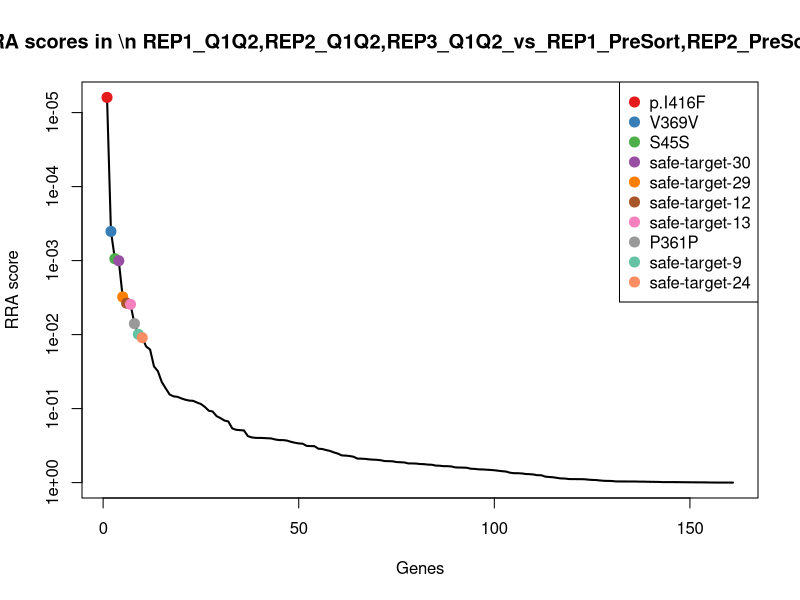
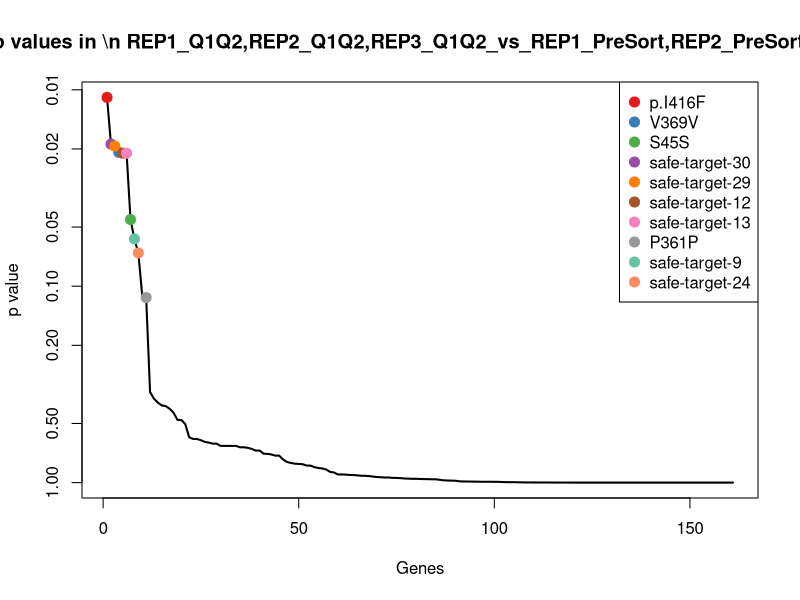
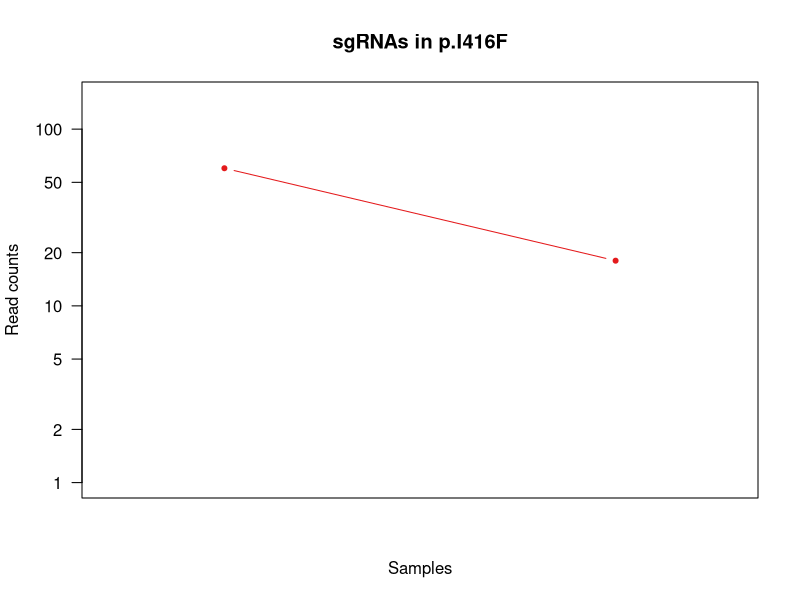

Recreate these plots in R, in order. (Note: this script raises an error after producing the figures.)
pdf(file='Q1Q2_presort_PAIRED_controls.pdf',width=4.5,height=4.5);
gstable=read.table('Q1Q2_presort_PAIRED_controls.gene_summary.txt',header=T)
# 
#
# parameters
# Do not modify the variables beginning with "__"

# gstablename='__GENE_SUMMARY_FILE__'
startindex=3
# outputfile='__OUTPUT_FILE__'
targetgenelist=c("p.I416F","V369V","S45S","safe-target-30","safe-target-29","safe-target-12","safe-target-13","P361P","safe-target-9","safe-target-24")
# samplelabel=sub('.\\w+.\\w+$','',colnames(gstable)[startindex]);
samplelabel='REP1_Q1Q2,REP2_Q1Q2,REP3_Q1Q2_vs_REP1_PreSort,REP2_PreSort,REP3_PreSort neg.'


# You need to write some codes in front of this code:
# gstable=read.table(gstablename,header=T)
# pdf(file=outputfile,width=6,height=6)


# set up color using RColorBrewer
#library(RColorBrewer)
#colors <- brewer.pal(length(targetgenelist), "Set1")

colors=c( "#E41A1C", "#377EB8", "#4DAF4A", "#984EA3", "#FF7F00",  "#A65628", "#F781BF",
          "#999999", "#66C2A5", "#FC8D62", "#8DA0CB", "#E78AC3", "#A6D854", "#FFD92F", "#E5C494", "#B3B3B3", 
          "#8DD3C7", "#FFFFB3", "#BEBADA", "#FB8072", "#80B1D3", "#FDB462", "#B3DE69", "#FCCDE5",
          "#D9D9D9", "#BC80BD", "#CCEBC5", "#FFED6F")

######
# function definition

plotrankedvalues<-function(val, tglist, ...){
  
  plot(val,log='y',ylim=c(max(val),min(val)),type='l',lwd=2, ...)
  if(length(tglist)>0){
    for(i in 1:length(tglist)){
      targetgene=tglist[i];
      tx=which(names(val)==targetgene);ty=val[targetgene];
      points(tx,ty,col=colors[(i %% length(colors)) ],cex=2,pch=20)
      # text(tx+50,ty,targetgene,col=colors[i])
    }
    legend('topright',tglist,pch=20,pt.cex = 2,cex=1,col=colors)
  }
}



plotrandvalues<-function(val,targetgenelist, ...){
  # choose the one with the best distance distribution
  
  mindiffvalue=0;
  randval=val;
  for(i in 1:20){
    randval0=sample(val)
    vindex=sort(which(names(randval0) %in% targetgenelist))
    if(max(vindex)>0.9*length(val)){
      # print('pass...')
      next;
    }
    mindiffind=min(diff(vindex));
    if (mindiffind > mindiffvalue){
      mindiffvalue=mindiffind;
      randval=randval0;
      # print(paste('Diff: ',mindiffvalue))
    }
  }
  plot(randval,log='y',ylim=c(max(randval),min(randval)),pch=20,col='grey', ...)
  
  if(length(targetgenelist)>0){
    for(i in 1:length(targetgenelist)){
      targetgene=targetgenelist[i];
      tx=which(names(randval)==targetgene);ty=randval[targetgene];
      points(tx,ty,col=colors[(i %% length(colors)) ],cex=2,pch=20)
      text(tx+50,ty,targetgene,col=colors[i])
    }
  }
  
}




# set.seed(1235)



pvec=gstable[,startindex]
names(pvec)=gstable[,'id']
pvec=sort(pvec);

plotrankedvalues(pvec,targetgenelist,xlab='Genes',ylab='RRA score',main=paste('Distribution of RRA scores in \\n',samplelabel))

# plotrandvalues(pvec,targetgenelist,xlab='Genes',ylab='RRA score',main=paste('Distribution of RRA scores in \\n',samplelabel))


pvec=gstable[,startindex+1]
names(pvec)=gstable[,'id']
pvec=sort(pvec);

plotrankedvalues(pvec,targetgenelist,xlab='Genes',ylab='p value',main=paste('Distribution of p values in \\n',samplelabel))

# plotrandvalues(pvec,targetgenelist,xlab='Genes',ylab='p value',main=paste('Distribution of p values in \\n',samplelabel))



# you need to write after this code:
# dev.off()






# parameters
# Do not modify the variables beginning with "__"
targetmat=list(c(59.061458388501784,17.012636642239524),c(42.47017397272603,85.4107656802525),c(42.56244825776316,34.27507461425428),c(109.03653856338791,150.15501036411405),c(120.33215958939041,103.39197950767407),c(81.97212257050683,94.76050040411478),c(7.571981844679716,0.0),c(0.0,2.5687448324887967),c(4.7291609175292395,1.344120573108011),c(25.744738271911036,26.628474744374905),c(26.897776849393153,23.11870349239917),c(29.951352477685184,17.473567450404143),c(10.600774582551603,17.012636642239524),c(19.81941452060548,18.623400035543774),c(31.527739450194932,10.752964584864088))
targetgene="p.I416F"
collabel=c("REP1_PreSort","REP2_PreSort","REP3_PreSort","REP1_Q1Q2","REP2_Q1Q2","REP3_Q1Q2")

# set up color using RColorBrewer
#library(RColorBrewer)
#colors <- brewer.pal(length(targetgenelist), "Set1")

colors=c( "#E41A1C", "#377EB8", "#4DAF4A", "#984EA3", "#FF7F00",  "#A65628", "#F781BF",
          "#999999", "#66C2A5", "#FC8D62", "#8DA0CB", "#E78AC3", "#A6D854", "#FFD92F", "#E5C494", "#B3B3B3", 
          "#8DD3C7", "#FFFFB3", "#BEBADA", "#FB8072", "#80B1D3", "#FDB462", "#B3DE69", "#FCCDE5",
          "#D9D9D9", "#BC80BD", "#CCEBC5", "#FFED6F")


## code

targetmatvec=unlist(targetmat)+1
yrange=range(targetmatvec[targetmatvec>0]);
# yrange[1]=1; # set the minimum value to 1
for(i in 1:length(targetmat)){
  vali=targetmat[[i]]+1;
  if(i==1){
    plot(1:length(vali),vali,type='b',las=1,pch=20,main=paste('sgRNAs in',targetgene),ylab='Read counts',xlab='Samples',xlim=c(0.7,length(vali)+0.3),ylim = yrange,col=colors[(i %% length(colors))],xaxt='n',log='y')
    axis(1,at=1:length(vali),labels=(collabel),las=2)
    # lines(0:100,rep(1,101),col='black');
  }else{
    lines(1:length(vali),vali,type='b',pch=20,col=colors[(i %% length(colors))])
  }
}




# parameters
# Do not modify the variables beginning with "__"
targetmat=list(c(0.0,0.739679854010414),c(9.90970726030274,3.853117248733195),c(7.881934862548733,2.688241146216022),c(21.201549165103206,54.73630919677064),c(24.066431917878084,22.476517284276973),c(20.493030642626707,42.339798052902346))
targetgene="V369V"
collabel=c("REP1_PreSort","REP2_PreSort","REP3_PreSort","REP1_Q1Q2","REP2_Q1Q2","REP3_Q1Q2")

# set up color using RColorBrewer
#library(RColorBrewer)
#colors <- brewer.pal(length(targetgenelist), "Set1")

colors=c( "#E41A1C", "#377EB8", "#4DAF4A", "#984EA3", "#FF7F00",  "#A65628", "#F781BF",
          "#999999", "#66C2A5", "#FC8D62", "#8DA0CB", "#E78AC3", "#A6D854", "#FFD92F", "#E5C494", "#B3B3B3", 
          "#8DD3C7", "#FFFFB3", "#BEBADA", "#FB8072", "#80B1D3", "#FDB462", "#B3DE69", "#FCCDE5",
          "#D9D9D9", "#BC80BD", "#CCEBC5", "#FFED6F")


## code

targetmatvec=unlist(targetmat)+1
yrange=range(targetmatvec[targetmatvec>0]);
# yrange[1]=1; # set the minimum value to 1
for(i in 1:length(targetmat)){
  vali=targetmat[[i]]+1;
  if(i==1){
    plot(1:length(vali),vali,type='b',las=1,pch=20,main=paste('sgRNAs in',targetgene),ylab='Read counts',xlab='Samples',xlim=c(0.7,length(vali)+0.3),ylim = yrange,col=colors[(i %% length(colors))],xaxt='n',log='y')
    axis(1,at=1:length(vali),labels=(collabel),las=2)
    # lines(0:100,rep(1,101),col='black');
  }else{
    lines(1:length(vali),vali,type='b',pch=20,col=colors[(i %% length(colors))])
  }
}




# parameters
# Do not modify the variables beginning with "__"
targetmat=list(c(89.34938576722065,83.58382350317679),c(63.705260959089046,50.09052423353154),c(83.54850954301656,45.02803919911837),c(65.11904386424555,45.120471094635256),c(94.8500552057548,15.41246899493278),c(74.0901877079581,26.210351175606213))
targetgene="S45S"
collabel=c("REP1_PreSort","REP2_PreSort","REP3_PreSort","REP1_Q1Q2","REP2_Q1Q2","REP3_Q1Q2")

# set up color using RColorBrewer
#library(RColorBrewer)
#colors <- brewer.pal(length(targetgenelist), "Set1")

colors=c( "#E41A1C", "#377EB8", "#4DAF4A", "#984EA3", "#FF7F00",  "#A65628", "#F781BF",
          "#999999", "#66C2A5", "#FC8D62", "#8DA0CB", "#E78AC3", "#A6D854", "#FFD92F", "#E5C494", "#B3B3B3", 
          "#8DD3C7", "#FFFFB3", "#BEBADA", "#FB8072", "#80B1D3", "#FDB462", "#B3DE69", "#FCCDE5",
          "#D9D9D9", "#BC80BD", "#CCEBC5", "#FFED6F")


## code

targetmatvec=unlist(targetmat)+1
yrange=range(targetmatvec[targetmatvec>0]);
# yrange[1]=1; # set the minimum value to 1
for(i in 1:length(targetmat)){
  vali=targetmat[[i]]+1;
  if(i==1){
    plot(1:length(vali),vali,type='b',las=1,pch=20,main=paste('sgRNAs in',targetgene),ylab='Read counts',xlab='Samples',xlim=c(0.7,length(vali)+0.3),ylim = yrange,col=colors[(i %% length(colors))],xaxt='n',log='y')
    axis(1,at=1:length(vali),labels=(collabel),las=2)
    # lines(0:100,rep(1,101),col='black');
  }else{
    lines(1:length(vali),vali,type='b',pch=20,col=colors[(i %% length(colors))])
  }
}




# parameters
# Do not modify the variables beginning with "__"
targetmat=list(c(1.5143963689359432,12.574557518177038),c(16.98806958909041,0.0),c(0.0,3.3603014327700276))
targetgene="safe-target-30"
collabel=c("REP1_PreSort","REP2_PreSort","REP3_PreSort","REP1_Q1Q2","REP2_Q1Q2","REP3_Q1Q2")

# set up color using RColorBrewer
#library(RColorBrewer)
#colors <- brewer.pal(length(targetgenelist), "Set1")

colors=c( "#E41A1C", "#377EB8", "#4DAF4A", "#984EA3", "#FF7F00",  "#A65628", "#F781BF",
          "#999999", "#66C2A5", "#FC8D62", "#8DA0CB", "#E78AC3", "#A6D854", "#FFD92F", "#E5C494", "#B3B3B3", 
          "#8DD3C7", "#FFFFB3", "#BEBADA", "#FB8072", "#80B1D3", "#FDB462", "#B3DE69", "#FCCDE5",
          "#D9D9D9", "#BC80BD", "#CCEBC5", "#FFED6F")


## code

targetmatvec=unlist(targetmat)+1
yrange=range(targetmatvec[targetmatvec>0]);
# yrange[1]=1; # set the minimum value to 1
for(i in 1:length(targetmat)){
  vali=targetmat[[i]]+1;
  if(i==1){
    plot(1:length(vali),vali,type='b',las=1,pch=20,main=paste('sgRNAs in',targetgene),ylab='Read counts',xlab='Samples',xlim=c(0.7,length(vali)+0.3),ylim = yrange,col=colors[(i %% length(colors))],xaxt='n',log='y')
    axis(1,at=1:length(vali),labels=(collabel),las=2)
    # lines(0:100,rep(1,101),col='black');
  }else{
    lines(1:length(vali),vali,type='b',pch=20,col=colors[(i %% length(colors))])
  }
}




# parameters
# Do not modify the variables beginning with "__"
targetmat=list(c(351.3399575931388,180.48188437854103),c(319.94197726120274,167.610600319894),c(296.3607508318324,246.64612516532003))
targetgene="safe-target-29"
collabel=c("REP1_PreSort","REP2_PreSort","REP3_PreSort","REP1_Q1Q2","REP2_Q1Q2","REP3_Q1Q2")

# set up color using RColorBrewer
#library(RColorBrewer)
#colors <- brewer.pal(length(targetgenelist), "Set1")

colors=c( "#E41A1C", "#377EB8", "#4DAF4A", "#984EA3", "#FF7F00",  "#A65628", "#F781BF",
          "#999999", "#66C2A5", "#FC8D62", "#8DA0CB", "#E78AC3", "#A6D854", "#FFD92F", "#E5C494", "#B3B3B3", 
          "#8DD3C7", "#FFFFB3", "#BEBADA", "#FB8072", "#80B1D3", "#FDB462", "#B3DE69", "#FCCDE5",
          "#D9D9D9", "#BC80BD", "#CCEBC5", "#FFED6F")


## code

targetmatvec=unlist(targetmat)+1
yrange=range(targetmatvec[targetmatvec>0]);
# yrange[1]=1; # set the minimum value to 1
for(i in 1:length(targetmat)){
  vali=targetmat[[i]]+1;
  if(i==1){
    plot(1:length(vali),vali,type='b',las=1,pch=20,main=paste('sgRNAs in',targetgene),ylab='Read counts',xlab='Samples',xlim=c(0.7,length(vali)+0.3),ylim = yrange,col=colors[(i %% length(colors))],xaxt='n',log='y')
    axis(1,at=1:length(vali),labels=(collabel),las=2)
    # lines(0:100,rep(1,101),col='black');
  }else{
    lines(1:length(vali),vali,type='b',pch=20,col=colors[(i %% length(colors))])
  }
}




# parameters
# Do not modify the variables beginning with "__"
targetmat=list(c(77.2342148157331,34.02527328447905),c(55.21122616454384,29.540565573621162),c(78.81934862548732,61.82954636296851))
targetgene="safe-target-12"
collabel=c("REP1_PreSort","REP2_PreSort","REP3_PreSort","REP1_Q1Q2","REP2_Q1Q2","REP3_Q1Q2")

# set up color using RColorBrewer
#library(RColorBrewer)
#colors <- brewer.pal(length(targetgenelist), "Set1")

colors=c( "#E41A1C", "#377EB8", "#4DAF4A", "#984EA3", "#FF7F00",  "#A65628", "#F781BF",
          "#999999", "#66C2A5", "#FC8D62", "#8DA0CB", "#E78AC3", "#A6D854", "#FFD92F", "#E5C494", "#B3B3B3", 
          "#8DD3C7", "#FFFFB3", "#BEBADA", "#FB8072", "#80B1D3", "#FDB462", "#B3DE69", "#FCCDE5",
          "#D9D9D9", "#BC80BD", "#CCEBC5", "#FFED6F")


## code

targetmatvec=unlist(targetmat)+1
yrange=range(targetmatvec[targetmatvec>0]);
# yrange[1]=1; # set the minimum value to 1
for(i in 1:length(targetmat)){
  vali=targetmat[[i]]+1;
  if(i==1){
    plot(1:length(vali),vali,type='b',las=1,pch=20,main=paste('sgRNAs in',targetgene),ylab='Read counts',xlab='Samples',xlim=c(0.7,length(vali)+0.3),ylim = yrange,col=colors[(i %% length(colors))],xaxt='n',log='y')
    axis(1,at=1:length(vali),labels=(collabel),las=2)
    # lines(0:100,rep(1,101),col='black');
  }else{
    lines(1:length(vali),vali,type='b',pch=20,col=colors[(i %% length(colors))])
  }
}




# parameters
# Do not modify the variables beginning with "__"
targetmat=list(c(110.55093493232386,59.174388320833124),c(84.94034794545206,15.41246899493278),c(86.70128348803607,84.00753581925069))
targetgene="safe-target-13"
collabel=c("REP1_PreSort","REP2_PreSort","REP3_PreSort","REP1_Q1Q2","REP2_Q1Q2","REP3_Q1Q2")

# set up color using RColorBrewer
#library(RColorBrewer)
#colors <- brewer.pal(length(targetgenelist), "Set1")

colors=c( "#E41A1C", "#377EB8", "#4DAF4A", "#984EA3", "#FF7F00",  "#A65628", "#F781BF",
          "#999999", "#66C2A5", "#FC8D62", "#8DA0CB", "#E78AC3", "#A6D854", "#FFD92F", "#E5C494", "#B3B3B3", 
          "#8DD3C7", "#FFFFB3", "#BEBADA", "#FB8072", "#80B1D3", "#FDB462", "#B3DE69", "#FCCDE5",
          "#D9D9D9", "#BC80BD", "#CCEBC5", "#FFED6F")


## code

targetmatvec=unlist(targetmat)+1
yrange=range(targetmatvec[targetmatvec>0]);
# yrange[1]=1; # set the minimum value to 1
for(i in 1:length(targetmat)){
  vali=targetmat[[i]]+1;
  if(i==1){
    plot(1:length(vali),vali,type='b',las=1,pch=20,main=paste('sgRNAs in',targetgene),ylab='Read counts',xlab='Samples',xlim=c(0.7,length(vali)+0.3),ylim = yrange,col=colors[(i %% length(colors))],xaxt='n',log='y')
    axis(1,at=1:length(vali),labels=(collabel),las=2)
    # lines(0:100,rep(1,101),col='black');
  }else{
    lines(1:length(vali),vali,type='b',pch=20,col=colors[(i %% length(colors))])
  }
}




# parameters
# Do not modify the variables beginning with "__"
targetmat=list(c(33.31672011659075,47.3395106566665),c(28.313449315150688,43.668662152309544),c(42.56244825776316,38.307436333578316),c(1.5143963689359432,12.574557518177038),c(4.247017397272603,1.9265586243665975),c(4.7291609175292395,2.0161808596620165))
targetgene="P361P"
collabel=c("REP1_PreSort","REP2_PreSort","REP3_PreSort","REP1_Q1Q2","REP2_Q1Q2","REP3_Q1Q2")

# set up color using RColorBrewer
#library(RColorBrewer)
#colors <- brewer.pal(length(targetgenelist), "Set1")

colors=c( "#E41A1C", "#377EB8", "#4DAF4A", "#984EA3", "#FF7F00",  "#A65628", "#F781BF",
          "#999999", "#66C2A5", "#FC8D62", "#8DA0CB", "#E78AC3", "#A6D854", "#FFD92F", "#E5C494", "#B3B3B3", 
          "#8DD3C7", "#FFFFB3", "#BEBADA", "#FB8072", "#80B1D3", "#FDB462", "#B3DE69", "#FCCDE5",
          "#D9D9D9", "#BC80BD", "#CCEBC5", "#FFED6F")


## code

targetmatvec=unlist(targetmat)+1
yrange=range(targetmatvec[targetmatvec>0]);
# yrange[1]=1; # set the minimum value to 1
for(i in 1:length(targetmat)){
  vali=targetmat[[i]]+1;
  if(i==1){
    plot(1:length(vali),vali,type='b',las=1,pch=20,main=paste('sgRNAs in',targetgene),ylab='Read counts',xlab='Samples',xlim=c(0.7,length(vali)+0.3),ylim = yrange,col=colors[(i %% length(colors))],xaxt='n',log='y')
    axis(1,at=1:length(vali),labels=(collabel),las=2)
    # lines(0:100,rep(1,101),col='black');
  }else{
    lines(1:length(vali),vali,type='b',pch=20,col=colors[(i %% length(colors))])
  }
}




# parameters
# Do not modify the variables beginning with "__"
targetmat=list(c(265.0193645637901,103.55517956145796),c(242.07999164453838,157.3356209899388),c(182.8608888111306,111.56200756796491))
targetgene="safe-target-9"
collabel=c("REP1_PreSort","REP2_PreSort","REP3_PreSort","REP1_Q1Q2","REP2_Q1Q2","REP3_Q1Q2")

# set up color using RColorBrewer
#library(RColorBrewer)
#colors <- brewer.pal(length(targetgenelist), "Set1")

colors=c( "#E41A1C", "#377EB8", "#4DAF4A", "#984EA3", "#FF7F00",  "#A65628", "#F781BF",
          "#999999", "#66C2A5", "#FC8D62", "#8DA0CB", "#E78AC3", "#A6D854", "#FFD92F", "#E5C494", "#B3B3B3", 
          "#8DD3C7", "#FFFFB3", "#BEBADA", "#FB8072", "#80B1D3", "#FDB462", "#B3DE69", "#FCCDE5",
          "#D9D9D9", "#BC80BD", "#CCEBC5", "#FFED6F")


## code

targetmatvec=unlist(targetmat)+1
yrange=range(targetmatvec[targetmatvec>0]);
# yrange[1]=1; # set the minimum value to 1
for(i in 1:length(targetmat)){
  vali=targetmat[[i]]+1;
  if(i==1){
    plot(1:length(vali),vali,type='b',las=1,pch=20,main=paste('sgRNAs in',targetgene),ylab='Read counts',xlab='Samples',xlim=c(0.7,length(vali)+0.3),ylim = yrange,col=colors[(i %% length(colors))],xaxt='n',log='y')
    axis(1,at=1:length(vali),labels=(collabel),las=2)
    # lines(0:100,rep(1,101),col='black');
  }else{
    lines(1:length(vali),vali,type='b',pch=20,col=colors[(i %% length(colors))])
  }
}




# parameters
# Do not modify the variables beginning with "__"
targetmat=list(c(42.40309833020641,41.422071824583185),c(14.156724657575344,30.182751781743363),c(25.222191560155945,4.704422005878039))
targetgene="safe-target-24"
collabel=c("REP1_PreSort","REP2_PreSort","REP3_PreSort","REP1_Q1Q2","REP2_Q1Q2","REP3_Q1Q2")

# set up color using RColorBrewer
#library(RColorBrewer)
#colors <- brewer.pal(length(targetgenelist), "Set1")

colors=c( "#E41A1C", "#377EB8", "#4DAF4A", "#984EA3", "#FF7F00",  "#A65628", "#F781BF",
          "#999999", "#66C2A5", "#FC8D62", "#8DA0CB", "#E78AC3", "#A6D854", "#FFD92F", "#E5C494", "#B3B3B3", 
          "#8DD3C7", "#FFFFB3", "#BEBADA", "#FB8072", "#80B1D3", "#FDB462", "#B3DE69", "#FCCDE5",
          "#D9D9D9", "#BC80BD", "#CCEBC5", "#FFED6F")


## code

targetmatvec=unlist(targetmat)+1
yrange=range(targetmatvec[targetmatvec>0]);
# yrange[1]=1; # set the minimum value to 1
for(i in 1:length(targetmat)){
  vali=targetmat[[i]]+1;
  if(i==1){
    plot(1:length(vali),vali,type='b',las=1,pch=20,main=paste('sgRNAs in',targetgene),ylab='Read counts',xlab='Samples',xlim=c(0.7,length(vali)+0.3),ylim = yrange,col=colors[(i %% length(colors))],xaxt='n',log='y')
    axis(1,at=1:length(vali),labels=(collabel),las=2)
    # lines(0:100,rep(1,101),col='black');
  }else{
    lines(1:length(vali),vali,type='b',pch=20,col=colors[(i %% length(colors))])
  }
}



# 
#
# parameters
# Do not modify the variables beginning with "__"

# gstablename='__GENE_SUMMARY_FILE__'
startindex=9
# outputfile='__OUTPUT_FILE__'
targetgenelist=c("safe-target-15","p.H210P","safe-target-10","G364G","safe-target-26","p.W403C","p.G364C","p.R362Q","p.M550K","p.C171F")
# samplelabel=sub('.\\w+.\\w+$','',colnames(gstable)[startindex]);
samplelabel='REP1_Q1Q2,REP2_Q1Q2,REP3_Q1Q2_vs_REP1_PreSort,REP2_PreSort,REP3_PreSort pos.'


# You need to write some codes in front of this code:
# gstable=read.table(gstablename,header=T)
# pdf(file=outputfile,width=6,height=6)


# set up color using RColorBrewer
#library(RColorBrewer)
#colors <- brewer.pal(length(targetgenelist), "Set1")

colors=c( "#E41A1C", "#377EB8", "#4DAF4A", "#984EA3", "#FF7F00",  "#A65628", "#F781BF",
          "#999999", "#66C2A5", "#FC8D62", "#8DA0CB", "#E78AC3", "#A6D854", "#FFD92F", "#E5C494", "#B3B3B3", 
          "#8DD3C7", "#FFFFB3", "#BEBADA", "#FB8072", "#80B1D3", "#FDB462", "#B3DE69", "#FCCDE5",
          "#D9D9D9", "#BC80BD", "#CCEBC5", "#FFED6F")

######
# function definition

plotrankedvalues<-function(val, tglist, ...){
  
  plot(val,log='y',ylim=c(max(val),min(val)),type='l',lwd=2, ...)
  if(length(tglist)>0){
    for(i in 1:length(tglist)){
      targetgene=tglist[i];
      tx=which(names(val)==targetgene);ty=val[targetgene];
      points(tx,ty,col=colors[(i %% length(colors)) ],cex=2,pch=20)
      # text(tx+50,ty,targetgene,col=colors[i])
    }
    legend('topright',tglist,pch=20,pt.cex = 2,cex=1,col=colors)
  }
}



plotrandvalues<-function(val,targetgenelist, ...){
  # choose the one with the best distance distribution
  
  mindiffvalue=0;
  randval=val;
  for(i in 1:20){
    randval0=sample(val)
    vindex=sort(which(names(randval0) %in% targetgenelist))
    if(max(vindex)>0.9*length(val)){
      # print('pass...')
      next;
    }
    mindiffind=min(diff(vindex));
    if (mindiffind > mindiffvalue){
      mindiffvalue=mindiffind;
      randval=randval0;
      # print(paste('Diff: ',mindiffvalue))
    }
  }
  plot(randval,log='y',ylim=c(max(randval),min(randval)),pch=20,col='grey', ...)
  
  if(length(targetgenelist)>0){
    for(i in 1:length(targetgenelist)){
      targetgene=targetgenelist[i];
      tx=which(names(randval)==targetgene);ty=randval[targetgene];
      points(tx,ty,col=colors[(i %% length(colors)) ],cex=2,pch=20)
      text(tx+50,ty,targetgene,col=colors[i])
    }
  }
  
}




# set.seed(1235)



pvec=gstable[,startindex]
names(pvec)=gstable[,'id']
pvec=sort(pvec);

plotrankedvalues(pvec,targetgenelist,xlab='Genes',ylab='RRA score',main=paste('Distribution of RRA scores in \\n',samplelabel))

# plotrandvalues(pvec,targetgenelist,xlab='Genes',ylab='RRA score',main=paste('Distribution of RRA scores in \\n',samplelabel))


pvec=gstable[,startindex+1]
names(pvec)=gstable[,'id']
pvec=sort(pvec);

plotrankedvalues(pvec,targetgenelist,xlab='Genes',ylab='p value',main=paste('Distribution of p values in \\n',samplelabel))

# plotrandvalues(pvec,targetgenelist,xlab='Genes',ylab='p value',main=paste('Distribution of p values in \\n',samplelabel))



# you need to write after this code:
# dev.off()






# parameters
# Do not modify the variables beginning with "__"
targetmat=list(c(430.0885687778079,2738.294819546553),c(655.4563516457384,2394.712370087681),c(316.8537814744591,2028.2779448199885))
targetgene="safe-target-15"
collabel=c("REP1_PreSort","REP2_PreSort","REP3_PreSort","REP1_Q1Q2","REP2_Q1Q2","REP3_Q1Q2")

# set up color using RColorBrewer
#library(RColorBrewer)
#colors <- brewer.pal(length(targetgenelist), "Set1")

colors=c( "#E41A1C", "#377EB8", "#4DAF4A", "#984EA3", "#FF7F00",  "#A65628", "#F781BF",
          "#999999", "#66C2A5", "#FC8D62", "#8DA0CB", "#E78AC3", "#A6D854", "#FFD92F", "#E5C494", "#B3B3B3", 
          "#8DD3C7", "#FFFFB3", "#BEBADA", "#FB8072", "#80B1D3", "#FDB462", "#B3DE69", "#FCCDE5",
          "#D9D9D9", "#BC80BD", "#CCEBC5", "#FFED6F")


## code

targetmatvec=unlist(targetmat)+1
yrange=range(targetmatvec[targetmatvec>0]);
# yrange[1]=1; # set the minimum value to 1
for(i in 1:length(targetmat)){
  vali=targetmat[[i]]+1;
  if(i==1){
    plot(1:length(vali),vali,type='b',las=1,pch=20,main=paste('sgRNAs in',targetgene),ylab='Read counts',xlab='Samples',xlim=c(0.7,length(vali)+0.3),ylim = yrange,col=colors[(i %% length(colors))],xaxt='n',log='y')
    axis(1,at=1:length(vali),labels=(collabel),las=2)
    # lines(0:100,rep(1,101),col='black');
  }else{
    lines(1:length(vali),vali,type='b',pch=20,col=colors[(i %% length(colors))])
  }
}




# parameters
# Do not modify the variables beginning with "__"
targetmat=list(c(15.143963689359431,30.326874014426974),c(24.066431917878084,14.770282786810581),c(7.881934862548733,18.817688023512154),c(16.658360058295376,19.231676204270766),c(18.403742054847946,20.549958659910374),c(15.763869725097466,16.80150716385014),c(22.715945534039147,53.99662934276022),c(31.144794246665757,34.67805523859876),c(18.916643670116958,29.570652608376243),c(9.08637821361566,13.314237372187453),c(1.4156724657575344,5.779675873099793),c(0.0,4.704422005878039),c(18.17275642723132,61.393427882864366),c(25.48210438363562,31.467124197987758),c(12.611095780077973,32.93095404114627))
targetgene="p.H210P"
collabel=c("REP1_PreSort","REP2_PreSort","REP3_PreSort","REP1_Q1Q2","REP2_Q1Q2","REP3_Q1Q2")

# set up color using RColorBrewer
#library(RColorBrewer)
#colors <- brewer.pal(length(targetgenelist), "Set1")

colors=c( "#E41A1C", "#377EB8", "#4DAF4A", "#984EA3", "#FF7F00",  "#A65628", "#F781BF",
          "#999999", "#66C2A5", "#FC8D62", "#8DA0CB", "#E78AC3", "#A6D854", "#FFD92F", "#E5C494", "#B3B3B3", 
          "#8DD3C7", "#FFFFB3", "#BEBADA", "#FB8072", "#80B1D3", "#FDB462", "#B3DE69", "#FCCDE5",
          "#D9D9D9", "#BC80BD", "#CCEBC5", "#FFED6F")


## code

targetmatvec=unlist(targetmat)+1
yrange=range(targetmatvec[targetmatvec>0]);
# yrange[1]=1; # set the minimum value to 1
for(i in 1:length(targetmat)){
  vali=targetmat[[i]]+1;
  if(i==1){
    plot(1:length(vali),vali,type='b',las=1,pch=20,main=paste('sgRNAs in',targetgene),ylab='Read counts',xlab='Samples',xlim=c(0.7,length(vali)+0.3),ylim = yrange,col=colors[(i %% length(colors))],xaxt='n',log='y')
    axis(1,at=1:length(vali),labels=(collabel),las=2)
    # lines(0:100,rep(1,101),col='black');
  }else{
    lines(1:length(vali),vali,type='b',pch=20,col=colors[(i %% length(colors))])
  }
}




# parameters
# Do not modify the variables beginning with "__"
targetmat=list(c(611.816133050121,2709.4473052401468),c(995.2177434275467,2199.4877628185322),c(599.0270495537037,2051.127994562825))
targetgene="safe-target-10"
collabel=c("REP1_PreSort","REP2_PreSort","REP3_PreSort","REP1_Q1Q2","REP2_Q1Q2","REP3_Q1Q2")

# set up color using RColorBrewer
#library(RColorBrewer)
#colors <- brewer.pal(length(targetgenelist), "Set1")

colors=c( "#E41A1C", "#377EB8", "#4DAF4A", "#984EA3", "#FF7F00",  "#A65628", "#F781BF",
          "#999999", "#66C2A5", "#FC8D62", "#8DA0CB", "#E78AC3", "#A6D854", "#FFD92F", "#E5C494", "#B3B3B3", 
          "#8DD3C7", "#FFFFB3", "#BEBADA", "#FB8072", "#80B1D3", "#FDB462", "#B3DE69", "#FCCDE5",
          "#D9D9D9", "#BC80BD", "#CCEBC5", "#FFED6F")


## code

targetmatvec=unlist(targetmat)+1
yrange=range(targetmatvec[targetmatvec>0]);
# yrange[1]=1; # set the minimum value to 1
for(i in 1:length(targetmat)){
  vali=targetmat[[i]]+1;
  if(i==1){
    plot(1:length(vali),vali,type='b',las=1,pch=20,main=paste('sgRNAs in',targetgene),ylab='Read counts',xlab='Samples',xlim=c(0.7,length(vali)+0.3),ylim = yrange,col=colors[(i %% length(colors))],xaxt='n',log='y')
    axis(1,at=1:length(vali),labels=(collabel),las=2)
    # lines(0:100,rep(1,101),col='black');
  }else{
    lines(1:length(vali),vali,type='b',pch=20,col=colors[(i %% length(colors))])
  }
}




# parameters
# Do not modify the variables beginning with "__"
targetmat=list(c(1.5143963689359432,9.615838102135383),c(4.247017397272603,5.779675873099793),c(6.305547890038986,4.704422005878039),c(10.600774582551603,30.326874014426974),c(7.078362328787672,34.035869030476555),c(29.951352477685184,11.425024871418094))
targetgene="G364G"
collabel=c("REP1_PreSort","REP2_PreSort","REP3_PreSort","REP1_Q1Q2","REP2_Q1Q2","REP3_Q1Q2")

# set up color using RColorBrewer
#library(RColorBrewer)
#colors <- brewer.pal(length(targetgenelist), "Set1")

colors=c( "#E41A1C", "#377EB8", "#4DAF4A", "#984EA3", "#FF7F00",  "#A65628", "#F781BF",
          "#999999", "#66C2A5", "#FC8D62", "#8DA0CB", "#E78AC3", "#A6D854", "#FFD92F", "#E5C494", "#B3B3B3", 
          "#8DD3C7", "#FFFFB3", "#BEBADA", "#FB8072", "#80B1D3", "#FDB462", "#B3DE69", "#FCCDE5",
          "#D9D9D9", "#BC80BD", "#CCEBC5", "#FFED6F")


## code

targetmatvec=unlist(targetmat)+1
yrange=range(targetmatvec[targetmatvec>0]);
# yrange[1]=1; # set the minimum value to 1
for(i in 1:length(targetmat)){
  vali=targetmat[[i]]+1;
  if(i==1){
    plot(1:length(vali),vali,type='b',las=1,pch=20,main=paste('sgRNAs in',targetgene),ylab='Read counts',xlab='Samples',xlim=c(0.7,length(vali)+0.3),ylim = yrange,col=colors[(i %% length(colors))],xaxt='n',log='y')
    axis(1,at=1:length(vali),labels=(collabel),las=2)
    # lines(0:100,rep(1,101),col='black');
  }else{
    lines(1:length(vali),vali,type='b',pch=20,col=colors[(i %% length(colors))])
  }
}




# parameters
# Do not modify the variables beginning with "__"
targetmat=list(c(386.1710740786655,898.711022622653),c(457.2622064396836,885.5747810005126),c(340.49958606210527,895.8563619764893))
targetgene="safe-target-26"
collabel=c("REP1_PreSort","REP2_PreSort","REP3_PreSort","REP1_Q1Q2","REP2_Q1Q2","REP3_Q1Q2")

# set up color using RColorBrewer
#library(RColorBrewer)
#colors <- brewer.pal(length(targetgenelist), "Set1")

colors=c( "#E41A1C", "#377EB8", "#4DAF4A", "#984EA3", "#FF7F00",  "#A65628", "#F781BF",
          "#999999", "#66C2A5", "#FC8D62", "#8DA0CB", "#E78AC3", "#A6D854", "#FFD92F", "#E5C494", "#B3B3B3", 
          "#8DD3C7", "#FFFFB3", "#BEBADA", "#FB8072", "#80B1D3", "#FDB462", "#B3DE69", "#FCCDE5",
          "#D9D9D9", "#BC80BD", "#CCEBC5", "#FFED6F")


## code

targetmatvec=unlist(targetmat)+1
yrange=range(targetmatvec[targetmatvec>0]);
# yrange[1]=1; # set the minimum value to 1
for(i in 1:length(targetmat)){
  vali=targetmat[[i]]+1;
  if(i==1){
    plot(1:length(vali),vali,type='b',las=1,pch=20,main=paste('sgRNAs in',targetgene),ylab='Read counts',xlab='Samples',xlim=c(0.7,length(vali)+0.3),ylim = yrange,col=colors[(i %% length(colors))],xaxt='n',log='y')
    axis(1,at=1:length(vali),labels=(collabel),las=2)
    # lines(0:100,rep(1,101),col='black');
  }else{
    lines(1:length(vali),vali,type='b',pch=20,col=colors[(i %% length(colors))])
  }
}




# parameters
# Do not modify the variables beginning with "__"
targetmat=list(c(826.860417439025,819.5652782435387),c(740.3966995911904,612.0034563404558),c(736.1727161620516,717.7603860396779),c(33.31672011659075,3.6983992700520703),c(24.066431917878084,21.834331076154772),c(28.37496550517544,10.752964584864088),c(10.600774582551603,44.380791240624845),c(11.325379726060275,20.549958659910374),c(6.305547890038986,14.113266017634116),c(18.17275642723132,38.46335240854153),c(14.156724657575344,34.035869030476555),c(15.763869725097466,29.570652608376243),c(139.32446594210677,152.3740499261453),c(87.77169287696714,199.71991072600395),c(160.79147119599415,145.16502189566518))
targetgene="p.W403C"
collabel=c("REP1_PreSort","REP2_PreSort","REP3_PreSort","REP1_Q1Q2","REP2_Q1Q2","REP3_Q1Q2")

# set up color using RColorBrewer
#library(RColorBrewer)
#colors <- brewer.pal(length(targetgenelist), "Set1")

colors=c( "#E41A1C", "#377EB8", "#4DAF4A", "#984EA3", "#FF7F00",  "#A65628", "#F781BF",
          "#999999", "#66C2A5", "#FC8D62", "#8DA0CB", "#E78AC3", "#A6D854", "#FFD92F", "#E5C494", "#B3B3B3", 
          "#8DD3C7", "#FFFFB3", "#BEBADA", "#FB8072", "#80B1D3", "#FDB462", "#B3DE69", "#FCCDE5",
          "#D9D9D9", "#BC80BD", "#CCEBC5", "#FFED6F")


## code

targetmatvec=unlist(targetmat)+1
yrange=range(targetmatvec[targetmatvec>0]);
# yrange[1]=1; # set the minimum value to 1
for(i in 1:length(targetmat)){
  vali=targetmat[[i]]+1;
  if(i==1){
    plot(1:length(vali),vali,type='b',las=1,pch=20,main=paste('sgRNAs in',targetgene),ylab='Read counts',xlab='Samples',xlim=c(0.7,length(vali)+0.3),ylim = yrange,col=colors[(i %% length(colors))],xaxt='n',log='y')
    axis(1,at=1:length(vali),labels=(collabel),las=2)
    # lines(0:100,rep(1,101),col='black');
  }else{
    lines(1:length(vali),vali,type='b',pch=20,col=colors[(i %% length(colors))])
  }
}




# parameters
# Do not modify the variables beginning with "__"
targetmat=list(c(3.0287927378718864,2.958719416041656),c(1.4156724657575344,8.990606913710788),c(1.5763869725097466,4.032361719324033),c(128.72369135955518,88.02190262723927),c(83.52467547969452,73.2092277259307),c(124.53457082826998,80.64723438648066),c(7.571981844679716,27.36815459838532),c(16.98806958909041,19.265586243665975),c(9.458321835058479,8.064723438648066),c(27.259134640846977,26.628474744374905),c(21.235086986363015,44.953034568553946),c(23.6458045876462,23.52211002939019),c(15.143963689359431,32.54591357645822),c(16.98806958909041,32.75149661423216),c(28.37496550517544,32.258893754592265))
targetgene="p.G364C"
collabel=c("REP1_PreSort","REP2_PreSort","REP3_PreSort","REP1_Q1Q2","REP2_Q1Q2","REP3_Q1Q2")

# set up color using RColorBrewer
#library(RColorBrewer)
#colors <- brewer.pal(length(targetgenelist), "Set1")

colors=c( "#E41A1C", "#377EB8", "#4DAF4A", "#984EA3", "#FF7F00",  "#A65628", "#F781BF",
          "#999999", "#66C2A5", "#FC8D62", "#8DA0CB", "#E78AC3", "#A6D854", "#FFD92F", "#E5C494", "#B3B3B3", 
          "#8DD3C7", "#FFFFB3", "#BEBADA", "#FB8072", "#80B1D3", "#FDB462", "#B3DE69", "#FCCDE5",
          "#D9D9D9", "#BC80BD", "#CCEBC5", "#FFED6F")


## code

targetmatvec=unlist(targetmat)+1
yrange=range(targetmatvec[targetmatvec>0]);
# yrange[1]=1; # set the minimum value to 1
for(i in 1:length(targetmat)){
  vali=targetmat[[i]]+1;
  if(i==1){
    plot(1:length(vali),vali,type='b',las=1,pch=20,main=paste('sgRNAs in',targetgene),ylab='Read counts',xlab='Samples',xlim=c(0.7,length(vali)+0.3),ylim = yrange,col=colors[(i %% length(colors))],xaxt='n',log='y')
    axis(1,at=1:length(vali),labels=(collabel),las=2)
    # lines(0:100,rep(1,101),col='black');
  }else{
    lines(1:length(vali),vali,type='b',pch=20,col=colors[(i %% length(colors))])
  }
}




# parameters
# Do not modify the variables beginning with "__"
targetmat=list(c(37.85990922339858,16.27295678822911),c(26.897776849393153,26.329634533010164),c(22.06941761513645,18.145627736958147),c(9.08637821361566,26.628474744374905),c(7.078362328787672,14.770282786810581),c(17.340256697607213,13.44120573108011),c(49.97508017488612,138.32013269994744),c(56.626898630301376,74.4936001421751),c(59.90270495537037,53.092762637766434),c(19.68715279616726,50.29823007270815),c(43.88584643848357,39.81554490357635),c(34.680513395214426,30.914773181484254),c(12.115170951487546,27.36815459838532),c(9.90970726030274,7.70623449746639),c(6.305547890038986,12.0970851579721))
targetgene="p.R362Q"
collabel=c("REP1_PreSort","REP2_PreSort","REP3_PreSort","REP1_Q1Q2","REP2_Q1Q2","REP3_Q1Q2")

# set up color using RColorBrewer
#library(RColorBrewer)
#colors <- brewer.pal(length(targetgenelist), "Set1")

colors=c( "#E41A1C", "#377EB8", "#4DAF4A", "#984EA3", "#FF7F00",  "#A65628", "#F781BF",
          "#999999", "#66C2A5", "#FC8D62", "#8DA0CB", "#E78AC3", "#A6D854", "#FFD92F", "#E5C494", "#B3B3B3", 
          "#8DD3C7", "#FFFFB3", "#BEBADA", "#FB8072", "#80B1D3", "#FDB462", "#B3DE69", "#FCCDE5",
          "#D9D9D9", "#BC80BD", "#CCEBC5", "#FFED6F")


## code

targetmatvec=unlist(targetmat)+1
yrange=range(targetmatvec[targetmatvec>0]);
# yrange[1]=1; # set the minimum value to 1
for(i in 1:length(targetmat)){
  vali=targetmat[[i]]+1;
  if(i==1){
    plot(1:length(vali),vali,type='b',las=1,pch=20,main=paste('sgRNAs in',targetgene),ylab='Read counts',xlab='Samples',xlim=c(0.7,length(vali)+0.3),ylim = yrange,col=colors[(i %% length(colors))],xaxt='n',log='y')
    axis(1,at=1:length(vali),labels=(collabel),las=2)
    # lines(0:100,rep(1,101),col='black');
  }else{
    lines(1:length(vali),vali,type='b',pch=20,col=colors[(i %% length(colors))])
  }
}




# parameters
# Do not modify the variables beginning with "__"
targetmat=list(c(240.78902266081496,250.75147050953035),c(237.83297424726578,455.95220776676143),c(293.20797688681284,300.41094808964044),c(118.12291677700357,130.18365430583287),c(66.53660589060412,158.6199934061832),c(96.15960532309454,106.18552527553287),c(121.15170951487545,168.64700671437438),c(55.21122616454384,176.60120723360478),c(97.73599229560429,97.4487415503308),c(251.38979724336656,223.38331591114505),c(141.56724657575344,364.11958000528693),c(302.6662987218713,232.5328591476859),c(222.61626623358364,228.56107488921793),c(165.63367849363152,346.13836617786535),c(264.83301138163745,234.5490400073479))
targetgene="p.M550K"
collabel=c("REP1_PreSort","REP2_PreSort","REP3_PreSort","REP1_Q1Q2","REP2_Q1Q2","REP3_Q1Q2")

# set up color using RColorBrewer
#library(RColorBrewer)
#colors <- brewer.pal(length(targetgenelist), "Set1")

colors=c( "#E41A1C", "#377EB8", "#4DAF4A", "#984EA3", "#FF7F00",  "#A65628", "#F781BF",
          "#999999", "#66C2A5", "#FC8D62", "#8DA0CB", "#E78AC3", "#A6D854", "#FFD92F", "#E5C494", "#B3B3B3", 
          "#8DD3C7", "#FFFFB3", "#BEBADA", "#FB8072", "#80B1D3", "#FDB462", "#B3DE69", "#FCCDE5",
          "#D9D9D9", "#BC80BD", "#CCEBC5", "#FFED6F")


## code

targetmatvec=unlist(targetmat)+1
yrange=range(targetmatvec[targetmatvec>0]);
# yrange[1]=1; # set the minimum value to 1
for(i in 1:length(targetmat)){
  vali=targetmat[[i]]+1;
  if(i==1){
    plot(1:length(vali),vali,type='b',las=1,pch=20,main=paste('sgRNAs in',targetgene),ylab='Read counts',xlab='Samples',xlim=c(0.7,length(vali)+0.3),ylim = yrange,col=colors[(i %% length(colors))],xaxt='n',log='y')
    axis(1,at=1:length(vali),labels=(collabel),las=2)
    # lines(0:100,rep(1,101),col='black');
  }else{
    lines(1:length(vali),vali,type='b',pch=20,col=colors[(i %% length(colors))])
  }
}




# parameters
# Do not modify the variables beginning with "__"
targetmat=list(c(1370.5287138870285,968.240928899632),c(1354.7985497299603,838.0530015994699),c(1253.2276431452485,937.5240997428377),c(1750.6422024899503,1343.2586148829118),c(1654.9211124705578,1066.6712916909728),c(1532.2481372794737,1246.6718315576802),c(1417.4750013240428,1138.3672953220273),c(1408.5941034287466,1039.6994709498404),c(1478.6509802141422,1010.7786709772242),c(375.57029949611393,303.26874014426977),c(372.32185849423155,426.41164219314027),c(413.0133867975536,352.1595901542989),c(1.5143963689359432,19.231676204270766),c(1.4156724657575344,8.34842070558859),c(7.881934862548733,4.704422005878039))
targetgene="p.C171F"
collabel=c("REP1_PreSort","REP2_PreSort","REP3_PreSort","REP1_Q1Q2","REP2_Q1Q2","REP3_Q1Q2")

# set up color using RColorBrewer
#library(RColorBrewer)
#colors <- brewer.pal(length(targetgenelist), "Set1")

colors=c( "#E41A1C", "#377EB8", "#4DAF4A", "#984EA3", "#FF7F00",  "#A65628", "#F781BF",
          "#999999", "#66C2A5", "#FC8D62", "#8DA0CB", "#E78AC3", "#A6D854", "#FFD92F", "#E5C494", "#B3B3B3", 
          "#8DD3C7", "#FFFFB3", "#BEBADA", "#FB8072", "#80B1D3", "#FDB462", "#B3DE69", "#FCCDE5",
          "#D9D9D9", "#BC80BD", "#CCEBC5", "#FFED6F")


## code

targetmatvec=unlist(targetmat)+1
yrange=range(targetmatvec[targetmatvec>0]);
# yrange[1]=1; # set the minimum value to 1
for(i in 1:length(targetmat)){
  vali=targetmat[[i]]+1;
  if(i==1){
    plot(1:length(vali),vali,type='b',las=1,pch=20,main=paste('sgRNAs in',targetgene),ylab='Read counts',xlab='Samples',xlim=c(0.7,length(vali)+0.3),ylim = yrange,col=colors[(i %% length(colors))],xaxt='n',log='y')
    axis(1,at=1:length(vali),labels=(collabel),las=2)
    # lines(0:100,rep(1,101),col='black');
  }else{
    lines(1:length(vali),vali,type='b',pch=20,col=colors[(i %% length(colors))])
  }
}



dev.off()
Sweave("Q1Q2_presort_PAIRED_controls_summary.Rnw");
library(tools);

texi2dvi("Q1Q2_presort_PAIRED_controls_summary.tex",pdf=TRUE);

